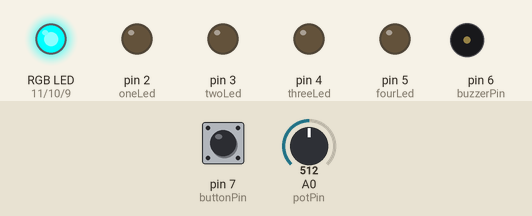
Simulated run of this sketch. Board: Arduino Uno, built with avr-gcc and run on an emulated ATmega328P. Parts: an RGB LED mixed from three pins (HIGH = lit), output pins drawn as LEDs (lit = HIGH), buzzer (waves = sounding). The test bench sets the inputs (shaded band); at power-on: pin 7 (buttonPin) LOW, A0 (potPin) = 512.

Above: at 1.2 s.
1.3 s: pin 7 (buttonPin) pulled HIGH for 0.15 s
At 2.3 s:
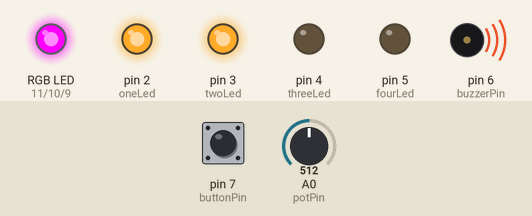
4.3 s: A0 (potPin) set to 603
7.3 s: A0 (potPin) set to 623
At 7.56 s:
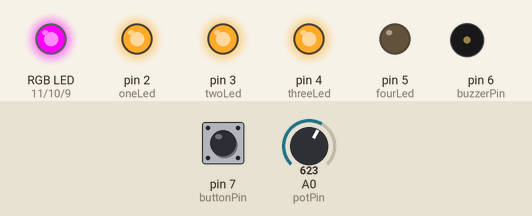
10.3 s: A0 (potPin) set to 804
13.3 s: A0 (potPin) set to 827
At 13.54 s:
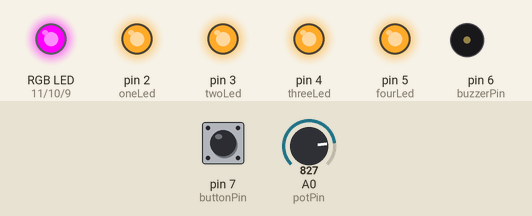
16.3 s: A0 (potPin) set to 306
At 16.8 s:
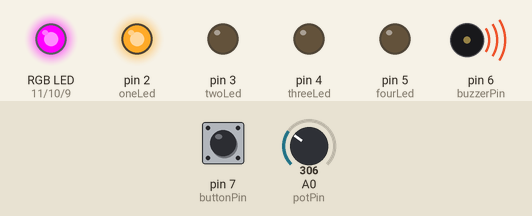
Timing chart, 0 to 20.3 s (numbered marks = the images above; inputs shaded):
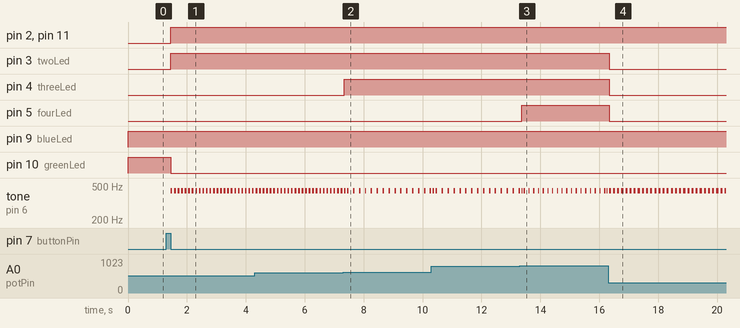

The sketch:

fullStackV1.ino
```cpp
//RGB LED PİNLER
const int redLed = 11;
const int greenLed = 10;
const int blueLed = 9;

const int oneLed = 2;
const int twoLed = 3;
const int threeLed = 4;
const int fourLed = 5;

const int buttonPin = 7;
const int buzzerPin = 6;
const int potPin = A0;

bool runningMac = false;

void setup() {

  //Serial.begin(9600);

  //RGB LED PİN TANIMLAMA
  pinMode(redLed,OUTPUT);
  pinMode(greenLed,OUTPUT);
  pinMode(blueLed,OUTPUT);

  pinMode(oneLed,OUTPUT);
  pinMode(twoLed,OUTPUT);
  pinMode(threeLed,OUTPUT);
  pinMode(fourLed,OUTPUT);

  pinMode(buttonPin,INPUT);
}

void loop() {

 //changeColor("Red");
 //Serial.print(runningMac);

  //BAŞLAT // DURDUR
  if(digitalRead(buttonPin) == 1){

    runningMac = !runningMac;

    delay(150);

  }


  if(runningMac){
    changeColor("Green");
    int volume = analogRead(potPin);
    volume = map(volume,0,1023,0,5);
    //Serial.print(volume);

    if(volume==0){
      digitalWrite(oneLed,LOW);
      digitalWrite(twoLed,LOW);
      digitalWrite(threeLed,LOW);
      digitalWrite(fourLed,LOW);
      melodi(80);
    }else if(volume==1){
      digitalWrite(oneLed,HIGH);
      digitalWrite(twoLed,LOW);
      digitalWrite(threeLed,LOW);
      digitalWrite(fourLed,LOW);
      melodi(70);
    }else if(volume==2){
      digitalWrite(oneLed,HIGH);
      digitalWrite(twoLed,HIGH);
      digitalWrite(threeLed,LOW);
      digitalWrite(fourLed,LOW);
      melodi(60);
    }else if(volume==3){
      digitalWrite(oneLed,HIGH);
      digitalWrite(twoLed,HIGH);
      digitalWrite(threeLed,HIGH);
      digitalWrite(fourLed,LOW);
      melodi(50);
    }
    else if(volume==4){
      digitalWrite(oneLed,HIGH);
      digitalWrite(twoLed,HIGH);
      digitalWrite(threeLed,HIGH);
      digitalWrite(fourLed,HIGH);
      melodi(40);
    }

  }else{
    changeColor("Red");
    digitalWrite(oneLed,LOW);
    digitalWrite(twoLed,LOW);
    digitalWrite(threeLed,LOW);
    digitalWrite(fourLed,LOW);
  }


}


void changeColor(String color){

  if(color == "Red"){

    digitalWrite(redLed,LOW);
    digitalWrite(greenLed,HIGH);
    digitalWrite(blueLed,HIGH);

  }else if(color == "Green"){

    digitalWrite(redLed,HIGH);
    digitalWrite(greenLed,LOW);
    digitalWrite(blueLed,HIGH);

  }else if(color == "Blue"){

    digitalWrite(redLed,HIGH);
    digitalWrite(greenLed,HIGH);
    digitalWrite(blueLed,LOW);

  }else if(color == "White"){

    digitalWrite(redLed,LOW);
    digitalWrite(greenLed,LOW);
    digitalWrite(blueLed,LOW);

  }else{
    digitalWrite(redLed,HIGH);
    digitalWrite(greenLed,HIGH);
    digitalWrite(blueLed,HIGH);
  }

  /*if(R > 255 || G > 255 || B > 255){

    analogWrite(redLed,255);
    analogWrite(greenLed,255);
    analogWrite(blueLed,255);

  }else{

    analogWrite(redLed,255-R);
    analogWrite(greenLed,255-G);
    analogWrite(blueLed,255-B);
  }*/

}

void melodi(int dly){
  tone(buzzerPin , 440);
  delay(dly);
  noTone(buzzerPin);
  delay(dly);
}
```

Measured:
- the behaviour switches between 613 and 614 on A0 (potPin) (found by bisection; images 1 and 2)
- the behaviour switches between 818 and 819 on A0 (potPin) (found by bisection; images 2 and 3)
- after the input at 1.3 s, pin 2 (oneLed), pin 3 (twoLed), pin 11 (redLed): LOW → HIGH after 0.15 s; pin 10 (greenLed): HIGH → LOW after 0.15 s; tone on pin 6 (buzzerPin): alternates 440 Hz for 0.06 s and silent for 0.06 s, starting after 0.15 s
- after the input at 7.3 s, pin 4 (threeLed): LOW → HIGH at once
- after the input at 13.3 s, pin 5 (fourLed): LOW → HIGH after 0.06 s
- after the input at 16.3 s, pin 3 (twoLed), pin 4 (threeLed), pin 5 (fourLed): HIGH → LOW at once
